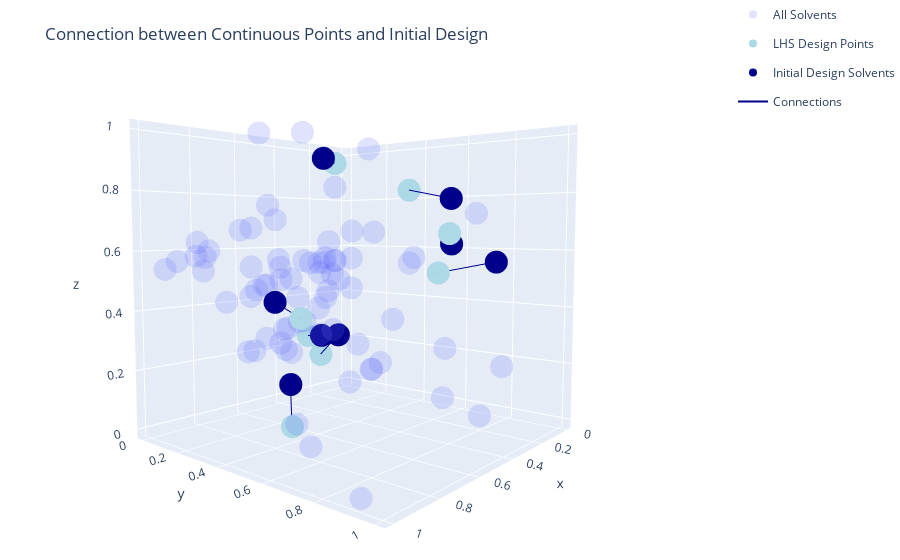

Notebook code for this chart:
### Code cell
all_solvents_plot = go.Scatter3d(x=solvent_arr_pcs[:, 0],
                                 y=solvent_arr_pcs[:, 1],
                                 z=solvent_arr_pcs[:, 2],
                                 mode='markers',
                                 marker=dict(opacity=0.2),
                                 name='All Solvents')

lines = [go.Scatter3d(x=[solvents[0], continuous[0]],
                      y=[solvents[1], continuous[1]],
                      z=[solvents[2], continuous[2]], 
                      legendgroup='connections',
                      name='Connections',
                      showlegend= True if i==0 else False,
                      mode='lines',
                      line=dict(
                                color='darkblue',
                                width=2)
                      
                     )
         for i, (solvents, continuous) in enumerate(zip(design_arr_pcs, continuous_design))]

continuous_design_plot = go.Scatter3d(x=continuous_design[:, 0],
                                      y=continuous_design[:, 1],
                                      z=continuous_design[:, 2],
                                      mode='markers',
                                      marker=dict(opacity=1.0, color='lightblue'),
                                      name='LHS Design Points')

design_solvents_plot = go.Scatter3d(x=design_arr_pcs[:, 0],
                                    y=design_arr_pcs[:, 1],
                                    z=design_arr_pcs[:, 2], 
                                    mode='markers',
                                    marker=dict(color='darkblue'),
                                    name='Initial Design Solvents')

fig = go.Figure([all_solvents_plot, continuous_design_plot, design_solvents_plot] + lines)

# tight layout
fig.update_layout(margin=dict(l=0, r=0, b=0, t=0), 
                  title=dict(text='Connection between Continuous Points and Initial Design',
                             y=0.95),
                  xaxis=dict(title="Hello"))
fig.show()

### Figure 1 — Plotly figure (JSON) as saved in the notebook; plotly's stock layout.template omitted (floating-point values rounded to 4 significant figures)
{"data": [{"marker": {"opacity": 0.2}, "mode": "markers", "name": "All Solvents", "type": "scatter3d", "x": [0.4457, 0.5756, 0.1744, 0.4623, 0.3184, 0.7013, 0.8409, 0.9363, 0.6471, 0.4124, 0.3399, 0.4485, 0.5461, 0.5795, 0.5413, 0.551, 0.4874, 0.7473, 0.4306, 0.4381, 0.6662, 1, 0.8748, 0.7469, 0.9518, 0.7497, 0.8538, 0.8294, 0.8373, 0.9936, 0.7635, 0.9316, 0.6254, 0.8769, 0.7646, 0.5915, 0.4809, 0.4365, 0.7718, 0.2839, 0.3744, 0.9749, 0.6924, 0.3408, 0.551, 0.5653, 0.4728, 0.6188, 0.7016, 0.7864, 0.7692, 0.8785, 0.6052, 0.9897, 0.3936, 0.4973, 0.8901, 0.5099, 0.851, 0.5627, 0.9839, 0.6542, 0.6299, 0.8168, 0.6308, 0.8238, 0.6233, 0.7013, 0.8344, 0.7269, 0.6087, 0.6428, 0.5079, 0.7259, 0.4278, 0.5344, 0.6821, 0.7375, 0.5907, 0], "y": [0.4923, 0.5554, 0.6534, 0.5294, 0.7493, 0.5432, 0.4752, 0.5054, 0.3494, 0.6617, 0.3211, 0.3367, 0.3774, 0.413, 0.3476, 0.3149, 0.4501, 0.6794, 0.9808, 0.3298, 0.3976, 0.1033, 0.1041, 0.2285, 0.09996, 0, 0.06666, 0.272, 0.4677, 0.3054, 0.3308, 0.5469, 0.4881, 0.1378, 0.4239, 0.437, 0.8257, 0.8036, 0.693, 0.4754, 0.9741, 0.731, 0.2114, 0.5907, 1, 0.6063, 0.5683, 0.6476, 0.3406, 0.347, 0.3949, 0.3941, 0.3393, 0.921, 0.3059, 0.3374, 0.3763, 0.3134, 0.475, 0.2285, 0.6872, 0.2001, 0.1173, 0.182, 0.3392, 0.4966, 0.4283, 0.1703, 0.4441, 0.2039, 0.4852, 0.3715, 0.3387, 0.373, 0.3348, 0.3517, 0.4879, 0.4115, 0.4589, 0.6547], "z": [0.9474, 0.2963, 0.7834, 0.6635, 0.6238, 0.634, 0.5196, 0.5106, 0.4422, 0.579, 0.5646, 0.5603, 0.5575, 0.5771, 0.5566, 0.5555, 0.4708, 0.6675, 0.5741, 0.56, 0.5702, 0.5443, 0.6293, 0.6767, 0.568, 0.5953, 0.5813, 0.6699, 0.5572, 0.5888, 0.7506, 0.4632, 0.527, 0.5349, 0.3583, 0.4666, 0.1432, 0.2918, 0.2249, 0.3423, 0.2456, 0.08839, 1, 0.5554, 0.1317, 0.2187, 0.221, 0.2315, 0.3403, 0.32, 0.3076, 0.2972, 0.3569, 0, 0.4877, 0.4303, 0.2932, 0.3919, 0.5816, 0.4959, 0.1441, 0.4774, 0.4541, 0.4284, 0.3576, 0.1966, 0.5297, 0.4386, 0.7018, 0.5442, 0.8095, 0.9932, 0.9207, 0.2778, 0.2872, 0.2997, 0.3362, 0.2741, 0.3372, 0.7337]}, {"marker": {"color": "lightblue", "opacity": 1}, "mode": "markers", "name": "LHS Design Points", "type": "scatter3d", "x": [0.9613, 0.8647, 0.08671, 0.5396, 0.1949, 0.7394, 0.4207, 0.3121], "y": [0.6825, 0.5452, 0.007715, 0.2915, 0.4813, 0.9789, 0.8074, 0.1356], "z": [0.4311, 0.08333, 0.9545, 0.2928, 0.8181, 0.5563, 0.6592, 0.1741]}, {"marker": {"color": "darkblue"}, "mode": "markers", "name": "Initial Design Solvents", "type": "scatter3d", "x": [0.9316, 0.8238, 0.5079, 0.5344, 0.1744, 0.4306, 0.3184, 0.4278], "y": [0.5469, 0.4966, 0.3387, 0.3517, 0.6534, 0.9808, 0.7493, 0.3348], "z": [0.4632, 0.1966, 0.9207, 0.2997, 0.7834, 0.5741, 0.6238, 0.2872]}, {"legendgroup": "connections", "line": {"color": "darkblue", "width": 2}, "mode": "lines", "name": "Connections", "showlegend": true, "type": "scatter3d", "x": [0.9316, 0.9613], "y": [0.5469, 0.6825], "z": [0.4632, 0.4311]}, {"legendgroup": "connections", "line": {"color": "darkblue", "width": 2}, "mode": "lines", "name": "Connections", "showlegend": false, "type": "scatter3d", "x": [0.8238, 0.8647], "y": [0.4966, 0.5452], "z": [0.1966, 0.08333]}, {"legendgroup": "connections", "line": {"color": "darkblue", "width": 2}, "mode": "lines", "name": "Connections", "showlegend": false, "type": "scatter3d", "x": [0.5079, 0.08671], "y": [0.3387, 0.007715], "z": [0.9207, 0.9545]}, {"legendgroup": "connections", "line": {"color": "darkblue", "width": 2}, "mode": "lines", "name": "Connections", "showlegend": false, "type": "scatter3d", "x": [0.5344, 0.5396], "y": [0.3517, 0.2915], "z": [0.2997, 0.2928]}, {"legendgroup": "connections", "line": {"color": "darkblue", "width": 2}, "mode": "lines", "name": "Connections", "showlegend": false, "type": "scatter3d", "x": [0.1744, 0.1949], "y": [0.6534, 0.4813], "z": [0.7834, 0.8181]}, {"legendgroup": "connections", "line": {"color": "darkblue", "width": 2}, "mode": "lines", "name": "Connections", "showlegend": false, "type": "scatter3d", "x": [0.4306, 0.7394], "y": [0.9808, 0.9789], "z": [0.5741, 0.5563]}, {"legendgroup": "connections", "line": {"color": "darkblue", "width": 2}, "mode": "lines", "name": "Connections", "showlegend": false, "type": "scatter3d", "x": [0.3184, 0.4207], "y": [0.7493, 0.8074], "z": [0.6238, 0.6592]}, {"legendgroup": "connections", "line": {"color": "darkblue", "width": 2}, "mode": "lines", "name": "Connections", "showlegend": false, "type": "scatter3d", "x": [0.4278, 0.3121], "y": [0.3348, 0.1356], "z": [0.2872, 0.1741]}], "layout": {"autosize": true, "margin": {"b": 0, "l": 0, "r": 0, "t": 0}, "scene": {"aspectmode": "auto", "aspectratio": {"x": 1, "y": 1, "z": 1}, "camera": {"center": {"x": 0, "y": 0, "z": 0}, "eye": {"x": 1.644, "y": 1.4, "z": 0.162}, "projection": {"type": "perspective"}, "up": {"x": 0, "y": 0, "z": 1}}}, "title": {"text": "Connection between Continuous Points and Initial Design", "y": 0.95}, "xaxis": {"title": {"text": "Hello"}}}}
